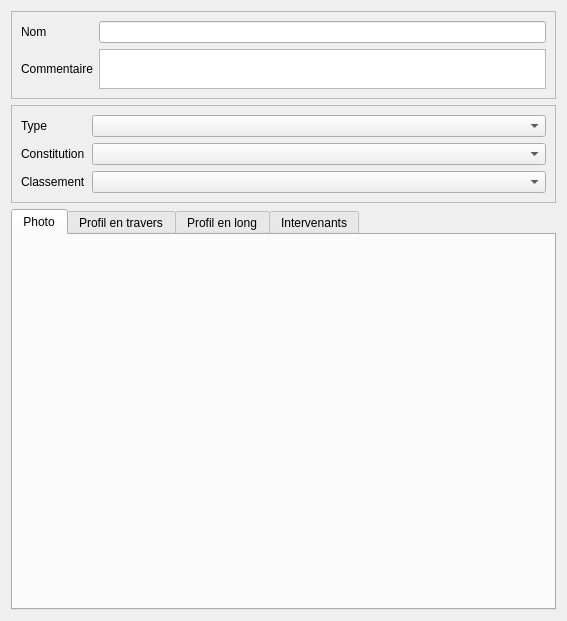
<?xml version="1.0" encoding="UTF-8"?>
<ui version="4.0">
 <class>Form</class>
 <widget class="QWidget" name="Form">
  <property name="geometry">
   <rect>
    <x>0</x>
    <y>0</y>
    <width>567</width>
    <height>621</height>
   </rect>
  </property>
  <property name="windowTitle">
   <string>Form</string>
  </property>
  <layout class="QVBoxLayout" name="verticalLayout" stretch="0,1,10">
   <item>
    <widget class="QFrame" name="frame_2">
     <property name="frameShape">
      <enum>QFrame::StyledPanel</enum>
     </property>
     <property name="frameShadow">
      <enum>QFrame::Raised</enum>
     </property>
     <layout class="QGridLayout" name="gridLayout">
      <item row="0" column="1">
       <widget class="QLineEdit" name="lineEdit_nom"/>
      </item>
      <item row="0" column="0">
       <widget class="QLabel" name="label_2">
        <property name="text">
         <string>Nom</string>
        </property>
       </widget>
      </item>
      <item row="1" column="1">
       <widget class="QTextBrowser" name="textBrowser_comm">
        <property name="maximumSize">
         <size>
          <width>16777215</width>
          <height>40</height>
         </size>
        </property>
        <property name="readOnly">
         <bool>false</bool>
        </property>
       </widget>
      </item>
      <item row="1" column="0">
       <widget class="QLabel" name="label_9">
        <property name="text">
         <string>Commentaire</string>
        </property>
       </widget>
      </item>
     </layout>
    </widget>
   </item>
   <item>
    <widget class="QFrame" name="frame">
     <property name="frameShape">
      <enum>QFrame::StyledPanel</enum>
     </property>
     <property name="frameShadow">
      <enum>QFrame::Raised</enum>
     </property>
     <layout class="QGridLayout" name="gridLayout_2" columnstretch="1,10">
      <item row="0" column="0">
       <widget class="QLabel" name="label">
        <property name="text">
         <string>Type</string>
        </property>
       </widget>
      </item>
      <item row="0" column="1">
       <widget class="QComboBox" name="comboBox_type"/>
      </item>
      <item row="1" column="0">
       <widget class="QLabel" name="label_3">
        <property name="text">
         <string>Constitution</string>
        </property>
       </widget>
      </item>
      <item row="1" column="1">
       <widget class="QComboBox" name="comboBox_contitution"/>
      </item>
      <item row="2" column="0">
       <widget class="QLabel" name="label_4">
        <property name="text">
         <string>Classement</string>
        </property>
       </widget>
      </item>
      <item row="2" column="1">
       <widget class="QComboBox" name="comboBox_classement"/>
      </item>
     </layout>
    </widget>
   </item>
   <item>
    <widget class="QTabWidget" name="tabWidget">
     <property name="currentIndex">
      <number>0</number>
     </property>
     <widget class="QWidget" name="tab_1">
      <attribute name="title">
       <string>Photo</string>
      </attribute>
      <layout class="QVBoxLayout" name="verticalLayout_2"/>
     </widget>
     <widget class="QWidget" name="tab">
      <attribute name="title">
       <string>Profil en travers</string>
      </attribute>
      <layout class="QVBoxLayout" name="verticalLayout_6">
       <item>
        <widget class="QStackedWidget" name="stackedWidget_profiltravers">
         <property name="currentIndex">
          <number>0</number>
         </property>
         <widget class="QWidget" name="page">
          <layout class="QVBoxLayout" name="verticalLayout_7"/>
         </widget>
         <widget class="QWidget" name="page_2">
          <layout class="QVBoxLayout" name="verticalLayout_8"/>
         </widget>
        </widget>
       </item>
      </layout>
     </widget>
     <widget class="QWidget" name="tab_2">
      <attribute name="title">
       <string>Profil en long</string>
      </attribute>
      <layout class="QVBoxLayout" name="verticalLayout_5"/>
     </widget>
     <widget class="QWidget" name="tab_3">
      <attribute name="title">
       <string>Intervenants</string>
      </attribute>
      <layout class="QVBoxLayout" name="verticalLayout_4">
       <item>
        <widget class="QGroupBox" name="groupBox_2">
         <property name="title">
          <string>Intervenants</string>
         </property>
         <layout class="QVBoxLayout" name="verticalLayout_3">
          <property name="margin">
           <number>3</number>
          </property>
          <item>
           <widget class="QTextBrowser" name="textBrowser_intervenants">
            <property name="maximumSize">
             <size>
              <width>16777215</width>
              <height>60</height>
             </size>
            </property>
           </widget>
          </item>
          <item>
           <widget class="QPushButton" name="pushButton_defineinter">
            <property name="text">
             <string>Definir les intervenants</string>
            </property>
           </widget>
          </item>
         </layout>
        </widget>
       </item>
       <item>
        <spacer name="verticalSpacer">
         <property name="orientation">
          <enum>Qt::Vertical</enum>
         </property>
         <property name="sizeHint" stdset="0">
          <size>
           <width>20</width>
           <height>40</height>
          </size>
         </property>
        </spacer>
       </item>
      </layout>
     </widget>
    </widget>
   </item>
  </layout>
 </widget>
 <resources/>
 <connections/>
</ui>
